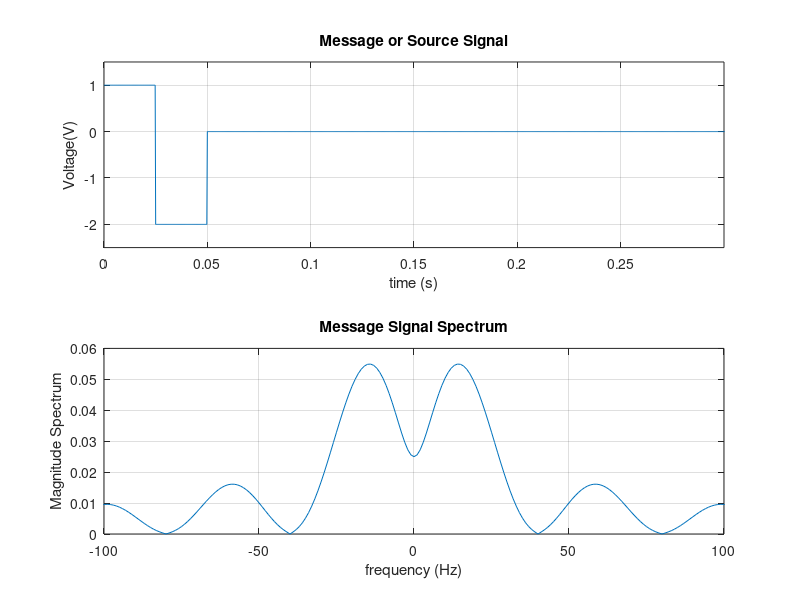
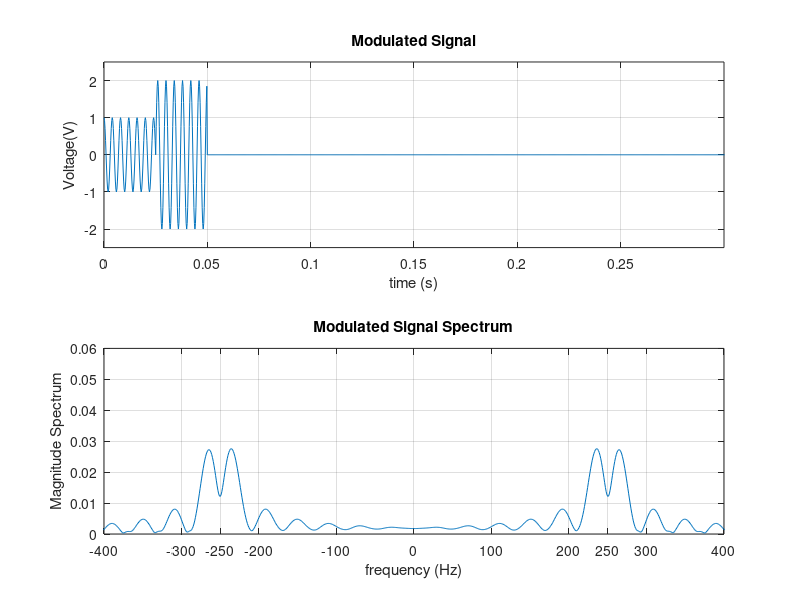
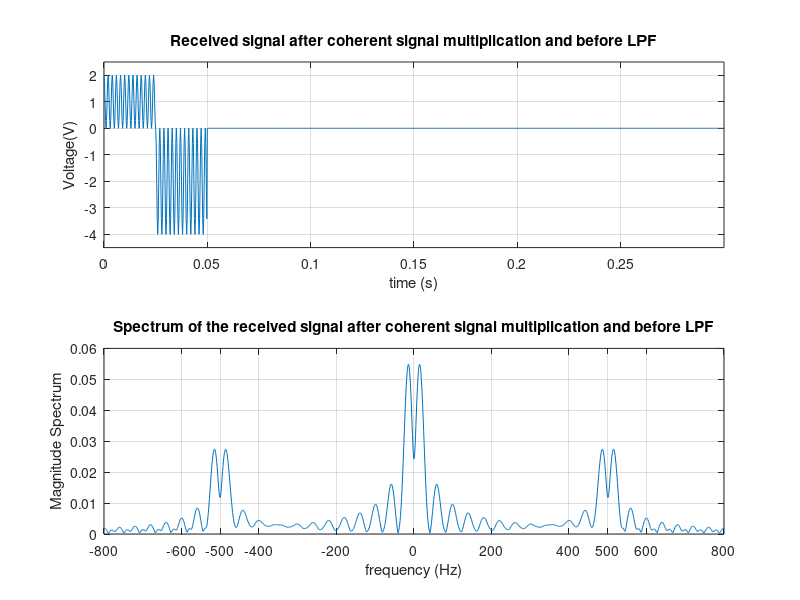
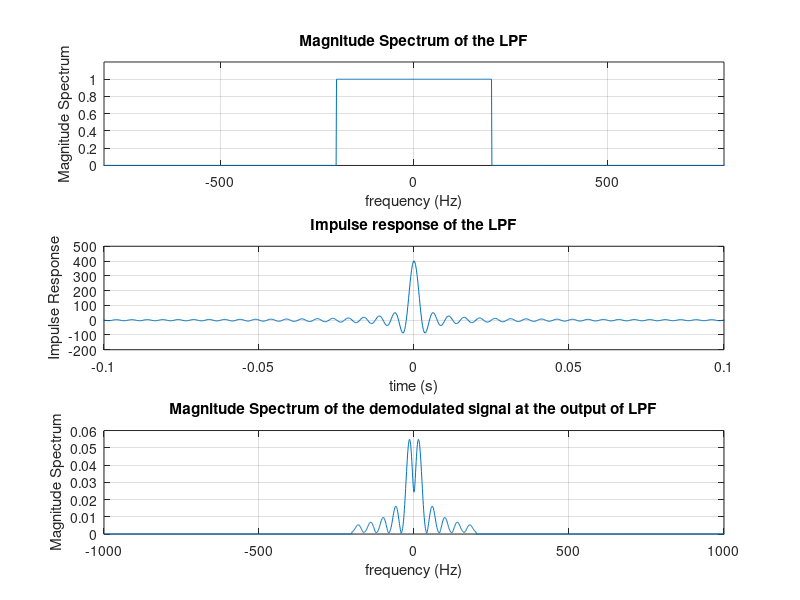

The MATLAB script that drew these images, in order:
% MATLAB script to show Double-Sideband (DSB) Modulation and Demodulation

clc
close all
fs = 4000;  % sampling frequency
ts = 1/fs;  % time sampling period
df = 1;     % frequency sampling period
N = fs/df;  % number of DFT smaples in the spectrum
T = 15e-2;  % time interval for plotting time domain signal 
fc = 250;   % carrier frequency in Hz
N1 = 100;   % number of samples in the positive pulse
N2 = 100;   % number of samples in the negative pulse
N3 = fs-N1-N2;             % number of samples in the 0 level of the pulse
t1 = 0:ts:(N1-1)*ts;         % time samples for the positive pulse
t2 = N1*ts:ts:(N1+N2-1)*ts;  % time samples for the negative pulse
t3 = (N1+N2)*ts:ts:(N-1)*ts; % time samples for the 0 level of the pulse
t = [t1 t2 t3];              % complete time vector
x = [ones(1,length(t1)) -2*ones(1,length(t2)) zeros(1,length(t3))]; % message signal

%plotting message signal
subplot(2,1,1);
plot(t,x);
grid on;
axis([0 2*T -2.5 1.5]);
title('Message or Source Signal');
xlabel('time (s)')
ylabel('Voltage(V)');

%plotting message signal spectrum
X = (1/fs) * fft(x);          % computes the Fast Fourier Transform (FFT)  
f = 0 : df : df*(N-1);        % frequency vector for the FFT
fnew = f - fs/2;              % shift the frequency vector to go from -fs/2 to fs/2
subplot(2,1,2);
plot(fnew, fftshift(abs(X))); % plots the magnitude spectrum of the message signal
grid on;
axis([-100 100 0 0.06]);
title('Message Signal Spectrum');
xlabel('frequency (Hz)');
ylabel('Magnitude Spectrum');

%plotting modulated signal
figure;
s = x .* cos(2*pi*fc*t);      % double-sideband (DSB) modulated signal
subplot(2,1,1);
plot(t,s);
grid on;
axis([0 2*T -2.5 2.5]);
title('Modulated Signal');
xlabel('time (s)')
ylabel('Voltage(V)');

% plotting modulated signal spectrum
S = (1/fs) * fft(s);          % Fast Fourier Transform of the modulated signal
f = 0 : df : df*(N-1);
fnew = f - fs/2;
subplot(2,1,2);
plot(fnew, fftshift(abs(S))); % plots the magnitude spectrum of the modulated signal
grid on;
axis([-400 400 0 0.06]);
xticks([-400 -300 -fc -200 -100 0 100 200 fc 300 400]);
title('Modulated Signal Spectrum');
xlabel('frequency (Hz)');
ylabel('Magnitude Spectrum');

% demodulation of the DSB signal using coherent detection
%plotting the input signal to the LPF
v = 2 * s .* cos(2*pi*fc*t);          % input signal to the the lowpass filter (LPF)
figure;
subplot(2,1,1);
plot(t,v);
grid on;
axis([0 2*T -4.5 2.5]);
title('Received signal after coherent signal multiplication and before LPF');
xlabel('time (s)')
ylabel('Voltage(V)');

% plotting the spectrum of the received signal after coherent signal multiplication and before LPF
V = (1/fs) * fft(v);          % Fast Fourier Transform of the modulated signal
f = 0 : df : df*(N-1);
fnew = f - fs/2;
subplot(2,1,2);
plot(fnew, fftshift(abs(V))); % plots the magnitude spectrum of the modulated signal
grid on;
axis([-800 800 0 0.06]);
xticks([-800 -600 -2*fc -400 -200 0 200 400 2*fc 600 800]);
title('Spectrum of the received signal after coherent signal multiplication and before LPF');
xlabel('frequency (Hz)');
ylabel('Magnitude Spectrum');

% plotting the signal after LPF
Bl = 200;            % bandwidth of the lowpass filter
H = [ones(1,Bl/df+1) zeros(1,N-2*Bl/df-1) ones(1,Bl/df)]; % DFT of an ideal lowpass filter with bandwidth 200 Hz
figure;
f = 0 : df : df*(N-1);
fnew = f - fs/2;
subplot(3,1,1);
plot(fnew, fftshift(abs(H))); % plots the magnitude spectrum of the LPF
grid on;
axis([-800 800 0 1.2]);
title('Magnitude Spectrum of the LPF');
xlabel('frequency (Hz)');
ylabel('Magnitude Spectrum');

%plotting the impulse response of the LPF
h = fs * real(ifft(H));
subplot(3,1,2);
tnew = t-(ts*length(t)/2);
plot(tnew,fftshift(h));
grid on;
axis([-0.1 0.1 -200 500]);
title('Impulse response of the LPF');
xlabel('time (s)')
ylabel('Impulse Response');

% plotting the spectrum of the demodulated sigal i.e., the output of the LPF
D = H.*V;
f = 0 : df : df*(N-1);
fnew = f - fs/2;
subplot(3,1,3);
plot(fnew, fftshift(abs(D))); % plots the magnitude spectrum of the LPF
grid on;
axis([- 1000 1000 0 0.06]);
title('Magnitude Spectrum of the demodulated signal at the output of LPF');
xlabel('frequency (Hz)');
ylabel('Magnitude Spectrum');

%plotting the demodulated signal
d = fs * real(ifft(D));
figure;
subplot(2,1,1);
tnew = t-(ts*length(t)/2);
plot(tnew,fftshift(d));
grid on;
axis([0 2*T -2.5 1.5]);
title('Demodulated Signal');
xlabel('time (s)')
ylabel('Voltage(V)');
